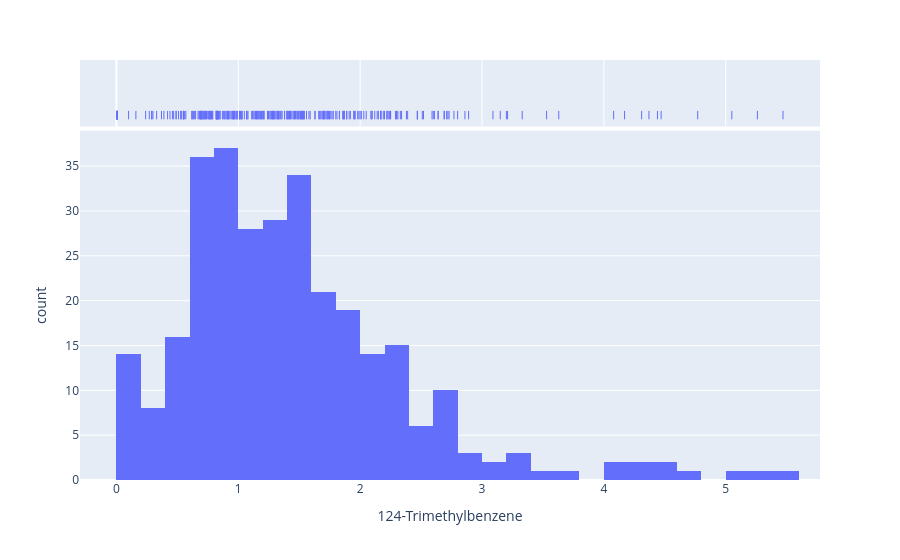

The notebook cell saved with this chart:
### Code cell
fig5 = px.histogram(data_df, x=feature_i, marginal='rug')
fig5.show()

### Figure 1 — Plotly figure (JSON) as saved in the notebook; plotly's stock layout.template omitted (floating-point values rounded to 4 significant figures; data arrays with more than 128 entries replaced by an {"elided": "..."} marker saying what was removed)
{"data": [{"alignmentgroup": "True", "bingroup": "x", "hovertemplate": "124-Trimethylbenzene=%{x}<br>count=%{y}<extra></extra>", "legendgroup": "", "marker": {"color": "#636efa", "pattern": {"shape": ""}}, "name": "", "offsetgroup": "", "orientation": "v", "showlegend": false, "type": "histogram", "x": {"elided": "307 float values"}, "xaxis": "x", "yaxis": "y"}, {"alignmentgroup": "True", "boxpoints": "all", "fillcolor": "rgba(255,255,255,0)", "hoveron": "points", "hovertemplate": "124-Trimethylbenzene=%{x}<extra></extra>", "jitter": 0, "legendgroup": "", "line": {"color": "rgba(255,255,255,0)"}, "marker": {"color": "#636efa", "symbol": "line-ns-open"}, "name": "", "offsetgroup": "", "showlegend": false, "type": "box", "x": {"elided": "307 float values"}, "xaxis": "x2", "yaxis": "y2"}], "layout": {"autosize": true, "barmode": "relative", "legend": {"tracegroupgap": 0}, "margin": {"t": 60}, "xaxis": {"anchor": "y", "autorange": true, "domain": [0, 1], "range": [-0.2986, 5.774], "title": {"text": "124-Trimethylbenzene"}, "type": "linear"}, "xaxis2": {"anchor": "y2", "autorange": true, "domain": [0, 1], "matches": "x", "range": [-0.2986, 5.774], "showgrid": true, "showticklabels": false, "type": "linear"}, "yaxis": {"anchor": "x", "autorange": true, "domain": [0, 0.8316], "range": [0, 38.95], "title": {"text": "count"}}, "yaxis2": {"anchor": "x2", "autorange": true, "domain": [0.8416, 1], "matches": "y2", "range": [-0.5942, 0.5], "showgrid": false, "showline": false, "showticklabels": false, "ticks": "", "type": "category"}}}
